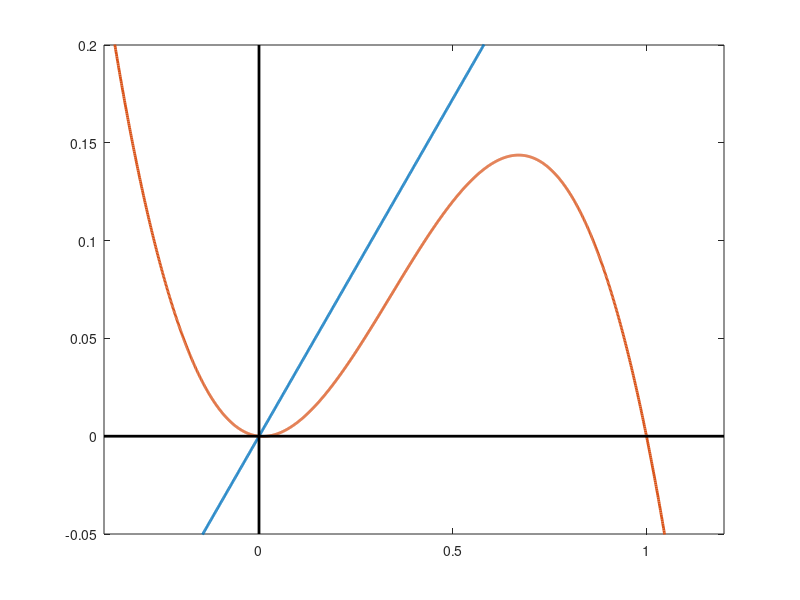

MATLAB code for this plot: (Note: this script raises an error after producing the figure.)
% FHN_Nullclines
% include the vector field and an impulse trajectory
% Set up for the first figure of the paper

% % healthy cell parameters
% sigma = 1.0;
% epsilon = .004;
% a = 0.02;
% b = 2.9;
% c = 1.0;

% % Functional Long QT cell 
% sigma = 0.6;
% epsilon = .004;
% a = 0.01;
% b = 4.5;
% c = 1.0;
 
% % Fast Epsilon parameters
% sigma = 1.6;
% epsilon = .006;
% a = 0.02;
% b = 2.9;
% c = 1.0;

%%%%%%%%%%%%%%%%%%%%%%%%%%%%%%%%%%%%%%%%%%%%%%%%%
% Unused settings %
%%%%%%%%%%%%%%%%%%%%%%%%%%%%%%%%%%%%%%%%%%%%%%%%%

% aged cell parameters
% a = 0.2;
% b = 1.5;
% c = .9;

% Dysfunctional Long QT cell
% a = 0.1;
% b = 5.5;
% c = 1.0;

% % Epsilon Long QT parameters
% a = 0.1;
% b = 1.5;
% c = 1.0;
% epsilon = .005

%%%%%%%%%%%%%%%%%%%%%%%%%%%%%%%%%%%%%%%%%%%%%%%%%

clear

% healthy cell, Long QT, Fast Epsilon Parameters
sigma = [ 1.0 0.6 1.6];
epsilon = [ .004 .004 .006 ];
a = [ 0.02 0.01 0.02 ]; 
b = [ 2.9 4.5 2.9 ];
c = 1.0;

% time span segmented to allow for arrows
tspans = [ 0 1.5 ; 1.5 2.3; 2.3 31 ; 31 79.7; 79.7 80.4; 80.4 119; 119 300 ;
           0 1.4 ; 1.4 2.5; 2.5 35 ; 35 190; 190 192; 192 230; 230 350 ;
           0 1.0 ; 1.0 1.5; 1.5 21 ; 21 52.5; 52.5 53; 53 79; 79 200 ];

casename = ["healthy", "fast", "slow" ]

% program parameters
linewidthvalue = 2;
linestyle = '-'; 

% define the differential equations for Fitz-Hugh Nagumo
% with an initial impulse
function dydt = odefcn(t,y,a,b,c,epsilon,sigma)
  dydt = zeros(2,1);
   dydt(1) = sigma*(y(1).*(y(1)-a).*(c-y(1)) - y(2)) + 4*(t>0) - 4*(t>.1);
    dydt(2) = epsilon*(y(1) - b*y(2));
end

%%%%%%%%%%%%%%%%%%%%%%%%%%%%%%%%%%%%%%%%%%%%%%%%%%%%%%%%%
% Begin the calculations %
%%%%%%%%%%%%%%%%%%%%%%%%%%%%%%%%%%%%%%%%%%%%%%%%%%%%%%%%%

% three cases
for k = 1:3

% calculate values of nullclines
v_1 = -0.4:.001:1.2;

% plot line
wline = v_1/b(k);
fig = figure();
plot(v_1,wline,'LineWidth',linewidthvalue)
hold on

% plot cubic
wcubic = v_1.*(v_1-a(k)).*(c-v_1);
plot(v_1,wcubic,'LineWidth',linewidthvalue)
xlim([-0.4,1.2])
ylim([-.05,0.2])
axh = gca; % use current axes
line(get(axh,'XLim'), [0 0], 'Color','k', 'LineStyle', linestyle,'LineWidth',linewidthvalue);
line([0 0], get(axh,'YLim'), 'Color','k', 'LineStyle', linestyle,'LineWidth',linewidthvalue);
fontsize(fig, 16, "points")

% add the vector field
[X Y] = meshgrid(-0.35:.1:1.2,-.1:.02:1.2);
V_1 = sigma(k)*(X.*(X-a(k)).*(c-X) - Y);
V_2 = epsilon(k)*(X - b(k)*Y);
quiver(X,Y,V_1,V_2,8,'LineWidth',1);
%hold off
set(axh,'xtick',[])
set(axh,'ytick',[])

% Solve & add a trajectory to the plot
y0 = [0;0];
for j = 1:6
    [T Y] = ode45(@(t,y) odefcn(t,y,a(k),b(k),c,epsilon(k),sigma(k)),tspans(7*(k-1)+j,:),y0);
    h = plot(Y(:,1),Y(:,2),'k','LineWidth',linewidthvalue);
    hold on
    line2arrow(h,'headwidth',25,'headlength',15)
    y0 = Y(end,:)';
end
[T Y] = ode45(@(t,y) odefcn(t,y,a(k),b(k),c,epsilon(k),sigma(k)),tspans(7*k,:),y0);
plot(Y(:,1),Y(:,2),'k','LineWidth',1)
filename = strcat('phase_plane_', casename(k), '_nolabel.png');
exportgraphics(gcf,filename)
hold off

%%%%%%%%%%%%%%%%%%%%%%%%%%%%%%%%%%%%%%%%%%%%%%%%
% Plot the time series of the trajectory
tmax = 400;
tmin = -50;
y0 = [ 0; 0];
[T Y] = ode45(@(t,y) odefcn(t,y,a(k),b(k),c,epsilon(k),sigma(k)),[tmin tmax],y0,odeset('MaxStep',.05));
figure
plot(T,Y(:,1),'LineWidth',linewidthvalue)
hold on
plot(T,Y(:,2),'LineWidth',linewidthvalue)
axh = gca; % use current axes
set(axh,'xtick',[])
set(axh,'ytick',[])
% xlabel('t')
% ylabel('v_1',"Rotation",0)
axh = gca; % use current axes
line(get(axh,'XLim'), [0 0], 'Color','k', 'LineStyle', linestyle,'LineWidth',linewidthvalue);
line([0 0], get(axh,'YLim'), 'Color','k', 'LineStyle', linestyle,'LineWidth',linewidthvalue);
fontsize(fig, 16, "points")
filename = strcat('volt_time_', casename(k), '_nolabel.png');
exportgraphics(gcf,filename)
%%%%%%%%%%%%%%%%%%%%%%%%%%%%%%%%%%%%%%%%%%%%%%%%%
end % end of cases
